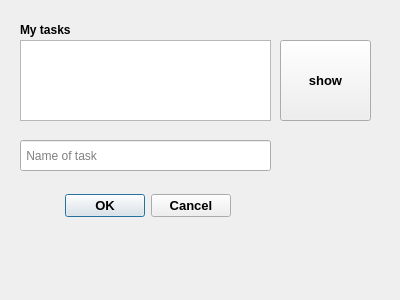
<?xml version="1.0" encoding="UTF-8"?>
<ui version="4.0">
 <class>Dialog_delete_task</class>
 <widget class="QDialog" name="Dialog_delete_task">
  <property name="geometry">
   <rect>
    <x>0</x>
    <y>0</y>
    <width>400</width>
    <height>300</height>
   </rect>
  </property>
  <property name="windowTitle">
   <string>Dialog</string>
  </property>
  <widget class="QDialogButtonBox" name="buttonBox">
   <property name="geometry">
    <rect>
     <x>-20</x>
     <y>190</y>
     <width>251</width>
     <height>32</height>
    </rect>
   </property>
   <property name="font">
    <font>
     <pointsize>10</pointsize>
     <bold>true</bold>
    </font>
   </property>
   <property name="orientation">
    <enum>Qt::Horizontal</enum>
   </property>
   <property name="standardButtons">
    <set>QDialogButtonBox::Cancel|QDialogButtonBox::Ok</set>
   </property>
  </widget>
  <widget class="QListWidget" name="listwidget">
   <property name="geometry">
    <rect>
     <x>20</x>
     <y>40</y>
     <width>251</width>
     <height>81</height>
    </rect>
   </property>
  </widget>
  <widget class="QPushButton" name="show_tasks_btn">
   <property name="geometry">
    <rect>
     <x>280</x>
     <y>40</y>
     <width>91</width>
     <height>81</height>
    </rect>
   </property>
   <property name="font">
    <font>
     <pointsize>10</pointsize>
     <bold>true</bold>
    </font>
   </property>
   <property name="text">
    <string>show</string>
   </property>
  </widget>
  <widget class="QLineEdit" name="delete_task_btn">
   <property name="geometry">
    <rect>
     <x>20</x>
     <y>140</y>
     <width>251</width>
     <height>31</height>
    </rect>
   </property>
   <property name="placeholderText">
    <string> Name of task</string>
   </property>
  </widget>
  <widget class="QLabel" name="label">
   <property name="geometry">
    <rect>
     <x>20</x>
     <y>20</y>
     <width>151</width>
     <height>20</height>
    </rect>
   </property>
   <property name="font">
    <font>
     <bold>true</bold>
    </font>
   </property>
   <property name="text">
    <string>My tasks</string>
   </property>
  </widget>
 </widget>
 <resources/>
 <connections>
  <connection>
   <sender>buttonBox</sender>
   <signal>accepted()</signal>
   <receiver>Dialog_delete_task</receiver>
   <slot>accept()</slot>
   <hints>
    <hint type="sourcelabel">
     <x>248</x>
     <y>254</y>
    </hint>
    <hint type="destinationlabel">
     <x>157</x>
     <y>274</y>
    </hint>
   </hints>
  </connection>
  <connection>
   <sender>buttonBox</sender>
   <signal>rejected()</signal>
   <receiver>Dialog_delete_task</receiver>
   <slot>reject()</slot>
   <hints>
    <hint type="sourcelabel">
     <x>316</x>
     <y>260</y>
    </hint>
    <hint type="destinationlabel">
     <x>286</x>
     <y>274</y>
    </hint>
   </hints>
  </connection>
 </connections>
</ui>
